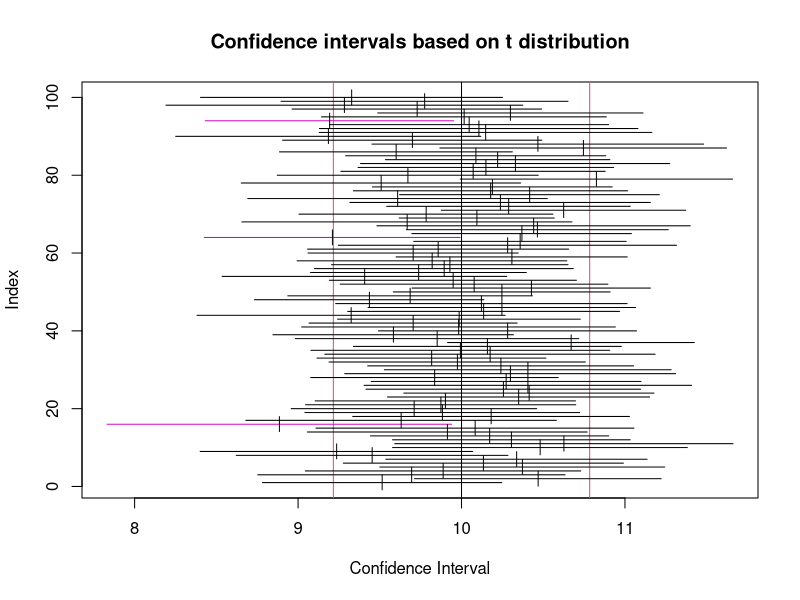
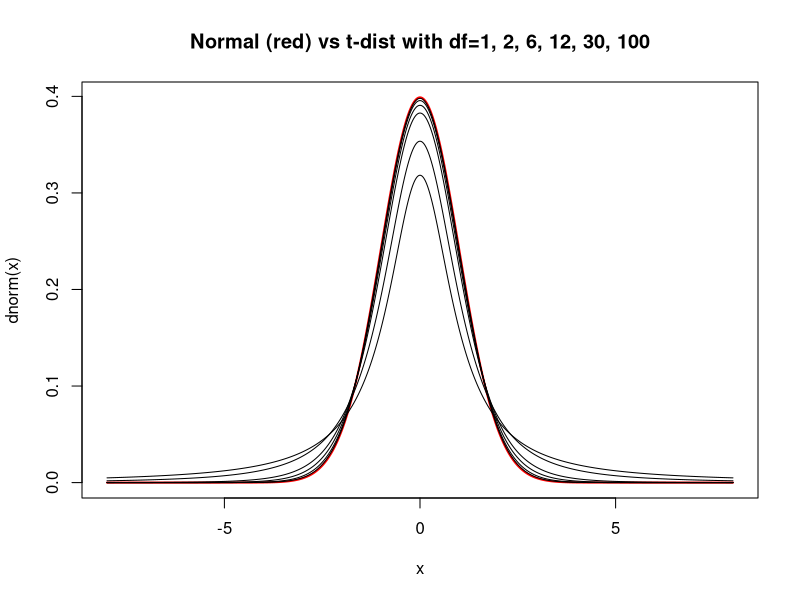
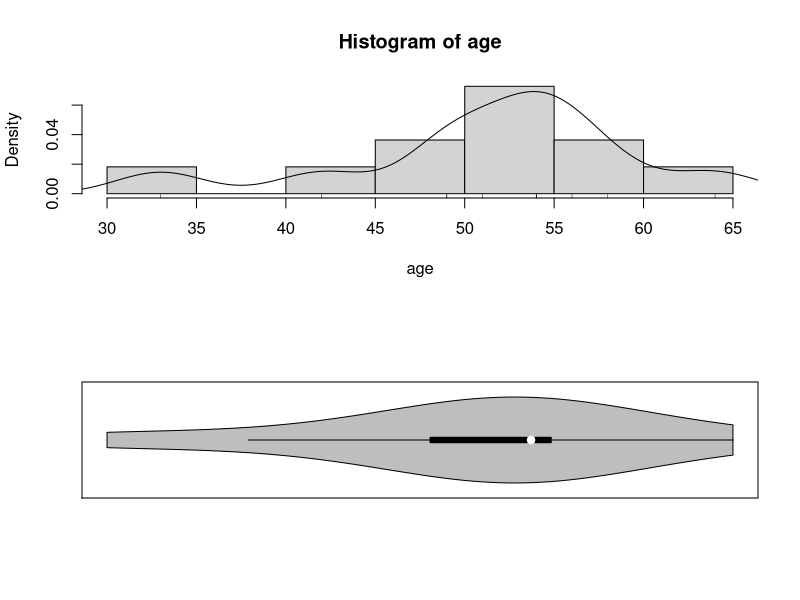

The R script that drew these images, in order:
options(width=60, keep.source=TRUE, prompt=" ", continue=" ")
set.seed(76543); # recompile will have same random numbers


###################################################
### code chunk number 4: ex (eval = FALSE)
###################################################
#An example with 100 Confidence Intervals (CIs).
#Consider drawing a sample of 25 observations from a normally distributed population with mean 10 and sd 2. Calculate the 95% t-CI. Now do that 100 times. The plot belows reflects the variability of that process. We expect 95 of the 100 CIs to contain the true population mean of 10, that is, on average 5 times out of 100 we draw the incorrect inference that the population mean is in an interval when it does not contain the true value of 10.
library(TeachingDemos)
## # look at examples at bottom of the help page
## ?clt.examp
ci.examp(mean.sim = 10, sd = 2, n = 25
                  , reps = 100, conf.level = 0.95, method = "t")


###################################################
### code chunk number 5: 02_tdist_normal
###################################################
#With higher degrees of freedom, the t distribution gets closer to the normal distribution, as illustrated by this example:
x <- seq(-8, 8, length = 1000)
par(mfrow=c(1,1))
plot(x, dnorm(x), type = "l", lwd = 2, col = "red"
          , main = "Normal (red) vs t-dist with df=1, 2, 6, 12, 30, 100")
points(x, dt(x,  1), type = "l")
points(x, dt(x,  2), type = "l")
points(x, dt(x,  6), type = "l")
points(x, dt(x, 12), type = "l")
points(x, dt(x, 30), type = "l")
points(x, dt(x,100), type = "l")


###################################################
### code chunk number 8: ex
###################################################
#Example data
#Page 13 of ADA1_02_OneSample.pdf
# enter data as a vector
#Example: Age at First Transplant (Revisited) The ages (in years) at first transplant for a sample of 11 heart transplant patients are as follows: 54, 42, 51, 54, 49, 56, 33, 58, 54, 64, 49.
age <- c(54, 42, 51, 54, 49, 56, 33, 58, 54, 64, 49)


###################################################
### code chunk number 9: 02_age
###################################################
#Let's look at the example data.
par(mfrow=c(2,1))
# Histogram overlaid with kernel density curve
hist(age, freq = FALSE, breaks = 6)
points(density(age), type = "l")
rug(age)

# violin plot
library(vioplot)
vioplot(age, horizontal=TRUE, col="gray")


###################################################
### code chunk number 10: ex
###################################################
#Calculating the critical value from a t distribution:
# t.crit
#qt(desired confidence level, degrees of freedom)
#http://stackoverflow.com/questions/11526041/critical-t-values-in-r
#The graph on page 11 of ADA1_02_OneSample.pdf may help clarify the following.
#95% confidence level for two sided test:
qt(1 - 0.05/2, df = length(age) - 1)
#95% confidence level for one sided test:
qt(1 - 0.05, df = length(age) - 1)
#Note that these are the same:
abs(qt(0.05, df = length(age) - 1))
qt(0.95, df = length(age) - 1)
